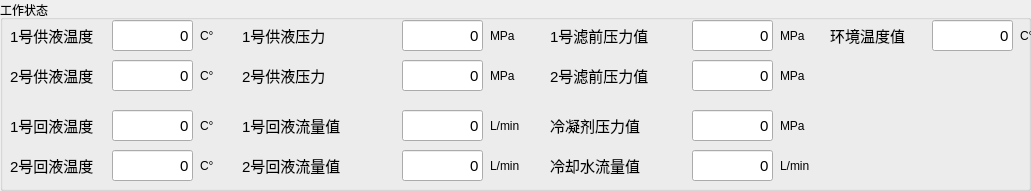
   <widget class="QGroupBox" name="GB_WorkState">
    <property name="geometry">
     <rect>
      <x>10</x>
      <y>380</y>
      <width>1031</width>
      <height>191</height>
     </rect>
    </property>
    <property name="title">
     <string>工作状态</string>
    </property>
    <widget class="QLabel" name="Lab_FeedLiquidT_1">
     <property name="geometry">
      <rect>
       <x>10</x>
       <y>20</y>
       <width>101</width>
       <height>31</height>
      </rect>
     </property>
     <property name="font">
      <font>
       <pointsize>11</pointsize>
      </font>
     </property>
     <property name="text">
      <string>1号供液温度</string>
     </property>
    </widget>
    <widget class="QLabel" name="Lab_FeedLiquidT_2">
     <property name="geometry">
      <rect>
       <x>10</x>
       <y>60</y>
       <width>101</width>
       <height>31</height>
      </rect>
     </property>
     <property name="font">
      <font>
       <pointsize>11</pointsize>
      </font>
     </property>
     <property name="text">
      <string>2号供液温度</string>
     </property>
    </widget>
    <widget class="QLabel" name="Lab_AckflowT_1">
     <property name="geometry">
      <rect>
       <x>10</x>
       <y>110</y>
       <width>101</width>
       <height>31</height>
      </rect>
     </property>
     <property name="font">
      <font>
       <pointsize>11</pointsize>
      </font>
     </property>
     <property name="text">
      <string>1号回液温度</string>
     </property>
    </widget>
    <widget class="QLabel" name="Lab_AckflowT_2">
     <property name="geometry">
      <rect>
       <x>10</x>
       <y>150</y>
       <width>101</width>
       <height>31</height>
      </rect>
     </property>
     <property name="font">
      <font>
       <pointsize>11</pointsize>
      </font>
     </property>
     <property name="text">
      <string>2号回液温度</string>
     </property>
    </widget>
    <widget class="QLabel" name="Lab_EnvTemp">
     <property name="geometry">
      <rect>
       <x>830</x>
       <y>20</y>
       <width>101</width>
       <height>31</height>
      </rect>
     </property>
     <property name="font">
      <font>
       <pointsize>11</pointsize>
      </font>
     </property>
     <property name="text">
      <string>环境温度值</string>
     </property>
    </widget>
    <widget class="QLabel" name="Lab_FeedLiquidP_1">
     <property name="geometry">
      <rect>
       <x>242</x>
       <y>20</y>
       <width>101</width>
       <height>31</height>
      </rect>
     </property>
     <property name="font">
      <font>
       <pointsize>11</pointsize>
      </font>
     </property>
     <property name="text">
      <string>1号供液压力</string>
     </property>
    </widget>
    <widget class="QLabel" name="Lab_FeedLiquidP_2">
     <property name="geometry">
      <rect>
       <x>242</x>
       <y>60</y>
       <width>101</width>
       <height>31</height>
      </rect>
     </property>
     <property name="font">
      <font>
       <pointsize>11</pointsize>
      </font>
     </property>
     <property name="text">
      <string>2号供液压力</string>
     </property>
    </widget>
    <widget class="QLabel" name="Lab_FilterP_1">
     <property name="geometry">
      <rect>
       <x>550</x>
       <y>20</y>
       <width>101</width>
       <height>31</height>
      </rect>
     </property>
     <property name="font">
      <font>
       <pointsize>11</pointsize>
      </font>
     </property>
     <property name="text">
      <string>1号滤前压力值</string>
     </property>
    </widget>
    <widget class="QLabel" name="Lab_FilterP_2">
     <property name="geometry">
      <rect>
       <x>550</x>
       <y>60</y>
       <width>101</width>
       <height>31</height>
      </rect>
     </property>
     <property name="font">
      <font>
       <pointsize>11</pointsize>
      </font>
     </property>
     <property name="text">
      <string>2号滤前压力值</string>
     </property>
    </widget>
    <widget class="QLabel" name="Lab_AckflowP_1">
     <property name="geometry">
      <rect>
       <x>242</x>
       <y>110</y>
       <width>121</width>
       <height>31</height>
      </rect>
     </property>
     <property name="font">
      <font>
       <pointsize>11</pointsize>
      </font>
     </property>
     <property name="text">
      <string>1号回液流量值</string>
     </property>
    </widget>
    <widget class="QLabel" name="Lab_AckflowP_2">
     <property name="geometry">
      <rect>
       <x>242</x>
       <y>150</y>
       <width>121</width>
       <height>31</height>
      </rect>
     </property>
     <property name="font">
      <font>
       <pointsize>11</pointsize>
      </font>
     </property>
     <property name="text">
      <string>2号回液流量值</string>
     </property>
    </widget>
    <widget class="QLabel" name="Lab_Coolant">
     <property name="geometry">
      <rect>
       <x>550</x>
       <y>150</y>
       <width>111</width>
       <height>31</height>
      </rect>
     </property>
     <property name="font">
      <font>
       <pointsize>11</pointsize>
      </font>
     </property>
     <property name="text">
      <string>冷却水流量值</string>
     </property>
    </widget>
    <widget class="QLabel" name="Lab_FreezingP">
     <property name="geometry">
      <rect>
       <x>550</x>
       <y>110</y>
       <width>111</width>
       <height>31</height>
      </rect>
     </property>
     <property name="font">
      <font>
       <pointsize>11</pointsize>
      </font>
     </property>
     <property name="text">
      <string>冷凝剂压力值</string>
     </property>
    </widget>
    <widget class="QLineEdit" name="LE_EnvTemp">
     <property name="geometry">
      <rect>
       <x>932</x>
       <y>20</y>
       <width>81</width>
       <height>31</height>
      </rect>
     </property>
     <property name="font">
      <font>
       <pointsize>11</pointsize>
      </font>
     </property>
     <property name="layoutDirection">
      <enum>Qt::LeftToRight</enum>
     </property>
     <property name="text">
      <string>0</string>
     </property>
     <property name="alignment">
      <set>Qt::AlignRight|Qt::AlignTrailing|Qt::AlignVCenter</set>
     </property>
    </widget>
    <widget class="QLineEdit" name="LE_FeedLiquidT_1">
     <property name="geometry">
      <rect>
       <x>112</x>
       <y>20</y>
       <width>81</width>
       <height>31</height>
      </rect>
     </property>
     <property name="font">
      <font>
       <pointsize>11</pointsize>
      </font>
     </property>
     <property name="text">
      <string>0</string>
     </property>
     <property name="alignment">
      <set>Qt::AlignRight|Qt::AlignTrailing|Qt::AlignVCenter</set>
     </property>
    </widget>
    <widget class="QLineEdit" name="LE_FeedLiquidT_2">
     <property name="geometry">
      <rect>
       <x>112</x>
       <y>60</y>
       <width>81</width>
       <height>31</height>
      </rect>
     </property>
     <property name="font">
      <font>
       <pointsize>11</pointsize>
      </font>
     </property>
     <property name="text">
      <string>0</string>
     </property>
     <property name="alignment">
      <set>Qt::AlignRight|Qt::AlignTrailing|Qt::AlignVCenter</set>
     </property>
    </widget>
    <widget class="QLineEdit" name="LE_AckflowT_1">
     <property name="geometry">
      <rect>
       <x>112</x>
       <y>110</y>
       <width>81</width>
       <height>31</height>
      </rect>
     </property>
     <property name="font">
      <font>
       <pointsize>11</pointsize>
      </font>
     </property>
     <property name="text">
      <string>0</string>
     </property>
     <property name="alignment">
      <set>Qt::AlignRight|Qt::AlignTrailing|Qt::AlignVCenter</set>
     </property>
    </widget>
    <widget class="QLineEdit" name="LE_AckflowT_2">
     <property name="geometry">
      <rect>
       <x>112</x>
       <y>150</y>
       <width>81</width>
       <height>31</height>
      </rect>
     </property>
     <property name="font">
      <font>
       <pointsize>11</pointsize>
      </font>
     </property>
     <property name="text">
      <string>0</string>
     </property>
     <property name="alignment">
      <set>Qt::AlignRight|Qt::AlignTrailing|Qt::AlignVCenter</set>
     </property>
    </widget>
    <widget class="QLineEdit" name="LE_FeedLiquidP_1">
     <property name="geometry">
      <rect>
       <x>402</x>
       <y>20</y>
       <width>81</width>
       <height>31</height>
      </rect>
     </property>
     <property name="font">
      <font>
       <pointsize>11</pointsize>
      </font>
     </property>
     <property name="text">
      <string>0</string>
     </property>
     <property name="alignment">
      <set>Qt::AlignRight|Qt::AlignTrailing|Qt::AlignVCenter</set>
     </property>
    </widget>
    <widget class="QLineEdit" name="LE_FeedLiquidP_2">
     <property name="geometry">
      <rect>
       <x>402</x>
       <y>60</y>
       <width>81</width>
       <height>31</height>
      </rect>
     </property>
     <property name="font">
      <font>
       <pointsize>11</pointsize>
      </font>
     </property>
     <property name="text">
      <string>0</string>
     </property>
     <property name="alignment">
      <set>Qt::AlignRight|Qt::AlignTrailing|Qt::AlignVCenter</set>
     </property>
    </widget>
    <widget class="QLineEdit" name="LE_Coolant">
     <property name="geometry">
      <rect>
       <x>692</x>
       <y>150</y>
       <width>81</width>
       <height>31</height>
      </rect>
     </property>
     <property name="font">
      <font>
       <pointsize>11</pointsize>
      </font>
     </property>
     <property name="text">
      <string>0</string>
     </property>
     <property name="alignment">
      <set>Qt::AlignRight|Qt::AlignTrailing|Qt::AlignVCenter</set>
     </property>
    </widget>
    <widget class="QLineEdit" name="LE_FreezingP">
     <property name="geometry">
      <rect>
       <x>692</x>
       <y>110</y>
       <width>81</width>
       <height>31</height>
      </rect>
     </property>
     <property name="font">
      <font>
       <pointsize>11</pointsize>
      </font>
     </property>
     <property name="text">
      <string>0</string>
     </property>
     <property name="alignment">
      <set>Qt::AlignRight|Qt::AlignTrailing|Qt::AlignVCenter</set>
     </property>
    </widget>
    <widget class="QLineEdit" name="LE_Ackflow_2">
     <property name="geometry">
      <rect>
       <x>402</x>
       <y>150</y>
       <width>81</width>
       <height>31</height>
      </rect>
     </property>
     <property name="font">
      <font>
       <pointsize>11</pointsize>
      </font>
     </property>
     <property name="text">
      <string>0</string>
     </property>
     <property name="alignment">
      <set>Qt::AlignRight|Qt::AlignTrailing|Qt::AlignVCenter</set>
     </property>
    </widget>
    <widget class="QLineEdit" name="LE_FilterP_1">
     <property name="geometry">
      <rect>
       <x>692</x>
       <y>20</y>
       <width>81</width>
       <height>31</height>
      </rect>
     </property>
     <property name="font">
      <font>
       <pointsize>11</pointsize>
      </font>
     </property>
     <property name="text">
      <string>0</string>
     </property>
     <property name="alignment">
      <set>Qt::AlignRight|Qt::AlignTrailing|Qt::AlignVCenter</set>
     </property>
    </widget>
    <widget class="QLineEdit" name="LE_Ackflow_1">
     <property name="geometry">
      <rect>
       <x>402</x>
       <y>110</y>
       <width>81</width>
       <height>31</height>
      </rect>
     </property>
     <property name="font">
      <font>
       <pointsize>11</pointsize>
      </font>
     </property>
     <property name="text">
      <string>0</string>
     </property>
     <property name="alignment">
      <set>Qt::AlignRight|Qt::AlignTrailing|Qt::AlignVCenter</set>
     </property>
    </widget>
    <widget class="QLineEdit" name="LE_FilterP_2">
     <property name="geometry">
      <rect>
       <x>692</x>
       <y>60</y>
       <width>81</width>
       <height>31</height>
      </rect>
     </property>
     <property name="font">
      <font>
       <pointsize>11</pointsize>
      </font>
     </property>
     <property name="text">
      <string>0</string>
     </property>
     <property name="alignment">
      <set>Qt::AlignRight|Qt::AlignTrailing|Qt::AlignVCenter</set>
     </property>
    </widget>
    <widget class="QLabel" name="Lab_Unit_EnvTemp">
     <property name="geometry">
      <rect>
       <x>1020</x>
       <y>20</y>
       <width>41</width>
       <height>31</height>
      </rect>
     </property>
     <property name="text">
      <string>C°</string>
     </property>
    </widget>
    <widget class="QLabel" name="Lab_Unit_FeedLiquidT_1">
     <property name="geometry">
      <rect>
       <x>200</x>
       <y>20</y>
       <width>41</width>
       <height>31</height>
      </rect>
     </property>
     <property name="text">
      <string>C°</string>
     </property>
    </widget>
    <widget class="QLabel" name="Lab_Unit_FeedLiquidT_2">
     <property name="geometry">
      <rect>
       <x>200</x>
       <y>60</y>
       <width>41</width>
       <height>31</height>
      </rect>
     </property>
     <property name="text">
      <string>C°</string>
     </property>
    </widget>
    <widget class="QLabel" name="Lab_Unit_AckflowT_1">
     <property name="geometry">
      <rect>
       <x>200</x>
       <y>110</y>
       <width>41</width>
       <height>31</height>
      </rect>
     </property>
     <property name="text">
      <string>C°</string>
     </property>
    </widget>
    <widget class="QLabel" name="Lab_Unit_AckflowT_2">
     <property name="geometry">
      <rect>
       <x>200</x>
       <y>150</y>
       <width>41</width>
       <height>31</height>
      </rect>
     </property>
     <property name="text">
      <string>C°</string>
     </property>
    </widget>
    <widget class="QLabel" name="Lab_Unit_FeedLiquidP_1">
     <property name="geometry">
      <rect>
       <x>490</x>
       <y>20</y>
       <width>41</width>
       <height>31</height>
      </rect>
     </property>
     <property name="text">
      <string>MPa</string>
     </property>
    </widget>
    <widget class="QLabel" name="Lab_Unit_FeedLiquidP_2">
     <property name="geometry">
      <rect>
       <x>490</x>
       <y>60</y>
       <width>41</width>
       <height>31</height>
      </rect>
     </property>
     <property name="text">
      <string>MPa</string>
     </property>
    </widget>
    <widget class="QLabel" name="Lab_Unit_FilterP_1">
     <property name="geometry">
      <rect>
       <x>780</x>
       <y>20</y>
       <width>41</width>
       <height>31</height>
      </rect>
     </property>
     <property name="text">
      <string>MPa</string>
     </property>
    </widget>
    <widget class="QLabel" name="Lab_Unit_FilterP_2">
     <property name="geometry">
      <rect>
       <x>780</x>
       <y>60</y>
       <width>41</width>
       <height>31</height>
      </rect>
     </property>
     <property name="text">
      <string>MPa</string>
     </property>
    </widget>
    <widget class="QLabel" name="Lab_Unit_AckflowP_1">
     <property name="geometry">
      <rect>
       <x>490</x>
       <y>110</y>
       <width>41</width>
       <height>31</height>
      </rect>
     </property>
     <property name="text">
      <string>L/min</string>
     </property>
    </widget>
    <widget class="QLabel" name="Lab_Unit_AckflowP_2">
     <property name="geometry">
      <rect>
       <x>490</x>
       <y>150</y>
       <width>41</width>
       <height>31</height>
      </rect>
     </property>
     <property name="text">
      <string>L/min</string>
     </property>
    </widget>
    <widget class="QLabel" name="Lab_Unit_Coolant">
     <property name="geometry">
      <rect>
       <x>780</x>
       <y>150</y>
       <width>41</width>
       <height>31</height>
      </rect>
     </property>
     <property name="text">
      <string>L/min</string>
     </property>
    </widget>
    <widget class="QLabel" name="Lab_Unit_FreezingP">
     <property name="geometry">
      <rect>
       <x>780</x>
       <y>110</y>
       <width>41</width>
       <height>31</height>
      </rect>
     </property>
     <property name="text">
      <string>MPa</string>
     </property>
    </widget>
   </widget>
